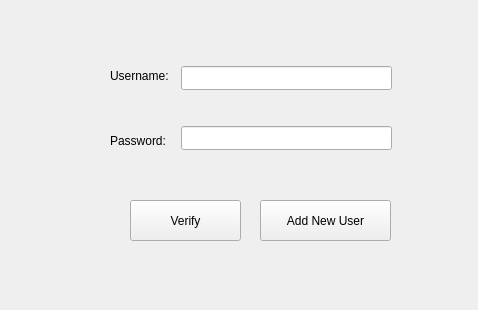
<?xml version="1.0" encoding="UTF-8"?>
<ui version="4.0">
    <class>Widget</class>
    <widget class="QWidget" name="Widget">
        <property name="geometry">
            <rect>
                <x>0</x>
                <y>0</y>
                <width>478</width>
                <height>310</height>
            </rect>
        </property>
        <property name="windowTitle">
            <string>Elsa-Login Page</string>
        </property>
        <widget class="QStackedWidget" name="stackedWidget">
            <property name="geometry">
                <rect>
                    <x>10</x>
                    <y>10</y>
                    <width>461</width>
                    <height>291</height>
                </rect>
            </property>
            <property name="currentIndex">
                <number>0</number>
            </property>
            <widget class="QWidget" name="loginPage">
                <widget class="QPushButton" name="addNewUserButton">
                    <property name="geometry">
                        <rect>
                            <x>250</x>
                            <y>190</y>
                            <width>131</width>
                            <height>41</height>
                        </rect>
                    </property>
                    <property name="text">
                        <string>Add New User</string>
                    </property>
                </widget>
                <widget class="QPushButton" name="verifyUserButton">
                    <property name="geometry">
                        <rect>
                            <x>120</x>
                            <y>190</y>
                            <width>111</width>
                            <height>41</height>
                        </rect>
                    </property>
                    <property name="text">
                        <string>Verify</string>
                    </property>
                </widget>
                <widget class="QLabel" name="usernameLabel">
                    <property name="geometry">
                        <rect>
                            <x>100</x>
                            <y>40</y>
                            <width>61</width>
                            <height>51</height>
                        </rect>
                    </property>
                    <property name="text">
                        <string>Username:</string>
                    </property>
                </widget>
                <widget class="QLineEdit" name="usernameEntry">
                    <property name="geometry">
                        <rect>
                            <x>171</x>
                            <y>56</y>
                            <width>211</width>
                            <height>24</height>
                        </rect>
                    </property>
                </widget>
                <widget class="QLabel" name="passwordLabel">
                    <property name="geometry">
                        <rect>
                            <x>100</x>
                            <y>110</y>
                            <width>61</width>
                            <height>41</height>
                        </rect>
                    </property>
                    <property name="text">
                        <string>Password:</string>
                    </property>
                </widget>
                <widget class="QLineEdit" name="passwordEntry">
                    <property name="geometry">
                        <rect>
                            <x>171</x>
                            <y>116</y>
                            <width>211</width>
                            <height>24</height>
                        </rect>
                    </property>
                </widget>
            </widget>
            <widget class="QWidget" name="AddUserPage">
                <widget class="QPushButton" name="submitButton">
                    <property name="geometry">
                        <rect>
                            <x>240</x>
                            <y>210</y>
                            <width>101</width>
                            <height>41</height>
                        </rect>
                    </property>
                    <property name="text">
                        <string>Submit</string>
                    </property>
                </widget>
                <widget class="QPushButton" name="backButton">
                    <property name="geometry">
                        <rect>
                            <x>120</x>
                            <y>210</y>
                            <width>101</width>
                            <height>41</height>
                        </rect>
                    </property>
                    <property name="text">
                        <string>Back</string>
                    </property>
                </widget>
                <widget class="QLabel" name="newUsernameLabel">
                    <property name="geometry">
                        <rect>
                            <x>80</x>
                            <y>50</y>
                            <width>101</width>
                            <height>51</height>
                        </rect>
                    </property>
                    <property name="text">
                        <string>New Username:</string>
                    </property>
                </widget>
                <widget class="QLabel" name="newPasswordLabel">
                    <property name="geometry">
                        <rect>
                            <x>80</x>
                            <y>110</y>
                            <width>101</width>
                            <height>41</height>
                        </rect>
                    </property>
                    <property name="text">
                        <string>New Password:</string>
                    </property>
                </widget>
                <widget class="QLineEdit" name="newUserNameEntry">
                    <property name="geometry">
                        <rect>
                            <x>190</x>
                            <y>70</y>
                            <width>211</width>
                            <height>24</height>
                        </rect>
                    </property>
                </widget>
                <widget class="QLineEdit" name="newPasswordEntry">
                    <property name="geometry">
                        <rect>
                            <x>190</x>
                            <y>120</y>
                            <width>211</width>
                            <height>24</height>
                        </rect>
                    </property>
                </widget>
            </widget>
        </widget>
    </widget>
    <resources/>
    <connections/>
</ui>
